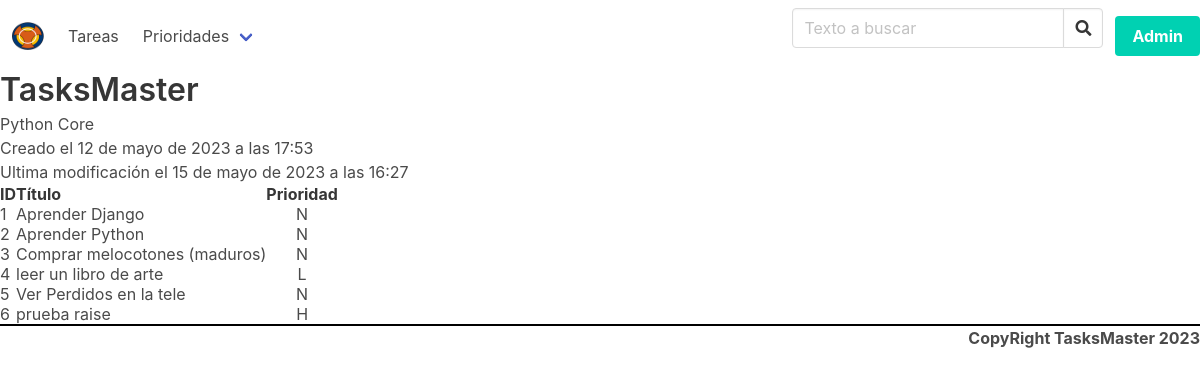
Screenshot of /temas/1/ with the database file from the repository.
### tasks/models.py (models this page shows, shortened)
class Subject(models.Model):
    class Meta:
        verbose_name = "Asignatura"
        verbose_name_plural = "Asignaturas"
    id = models.AutoField(primary_key=True)
    name = models.CharField(
        verbose_name="Nombre de la asignatura", max_length=120, unique=True
    )
    created = models.DateTimeField(auto_now_add=True)
    updated = models.DateTimeField(auto_now=True)

class Task(models.Model):
    class Meta:
        verbose_name = "Tarea"
        verbose_name_plural = "Tareas"
    title = models.CharField(
        "Título",
        max_length=250,
        unique=True,
    )
    subject = models.ForeignKey(
        Subject,
        verbose_name="Asignatura",
        on_delete=models.PROTECT,
        related_name="tasks",
        default=1,
    )
    due_date = models.DateField(
        "Dia de entrega",
        null=True,
        blank=True,
        default=None,
        validators=[fecha_en_futuro],
    )
    urgent = models.BooleanField(default=False)
    priority = models.CharField(
        "Prioridad", max_length=1, choices=PRIORITIES, default="N"
    )
    created = models.DateTimeField(auto_now_add=True)
    updated = models.DateTimeField(auto_now=True)

### tasks/views.py (the view)
# urls.py: path("temas/<int:pk>/", views.subject_detail),
def subject_detail(request, pk):
    subject = Subject.objects.get(pk=pk)
    return render(
        request,
        "tasks/subject_detail.html",
        {
            "tittle": f"Tema{subject.name}",
            "subject": subject,
        },
    )

### tasks/templates/tasks/subject_detail.html
{% extends 'tasks/base.html' %}
{% block content %}
<h2>{{subject.name }}</h2>
<p> Creado el {{ subject.created}}</p>
<p> Ultima modificación el  {{ subject.updated}}</p>
<table>
    <th>ID</th>
    <th>Título</th>
    <th>Prioridad</th>
{% for task in subject.tasks.all %}<tr>
    <td>{{task.id}}</td>
    <td align=justify>{{task.title}}</td>
    <td align=center>{{task.priority}}</td>
</tr>{% endfor %}
</table>
{% endblock content %}

### tasks/templates/tasks/base.html (shortened to what this page needs)
{%load static%}
<html>
    <head>
        <link rel="stylesheet"
              href="https://cdnjs.cloudflare.com/ajax/libs/font-awesome/5.9.0/css/all.min.css"
 />
        <link rel="stylesheet" href="{%static 'tasks/bulma.css'%}">
        <link rel="stylesheet" href="{%static 'tasks/custom.css'%}">
    </head>
    <body>
        {% include 'tasks/navbar.html'%}
        <h1 class="title">TasksMaster</h1>
        {% block  content %}
        {% endblock content %}
        <p id="trademark">CopyRight TasksMaster 2023</p>
    </body>
</html>

### tasks/templates/tasks/navbar.html (shortened to what this page needs)
{%load static%}
<nav class="navbar" role="navigation" aria-label="main navigation">
    <div class="navbar-brand">
      <a class="navbar-item" href="/">
        <img src="{%static 'tasks/img/logo-64x64.png'%}" width="32" height="32">
      </a>
    </div>
    <div id="navbarBasicExample" class="navbar-menu">
      <div class="navbar-start">
        <a class="navbar-item" href="/tareas/">
          Tareas
        </a>
        <div class="navbar-item has-dropdown is-hoverable">
          <a class="navbar-link">
            Prioridades
          </a>
        </div>
    </div>
      <div class="navbar-end">
        <div class="navbar-item">
            <form method="GET" action="/search/">
                <div class="field has-addons">
                    <div class="control">
                    <input  type="search" class="input"
                            placeholder="Texto a buscar"
                            name="query"
                            value="{{query}}">
                    </div>
                    <div class="control">
                        <button type="submit" class="input" name="ok" value="buscar">
                            <i class= "fas fa-search"></i>
                          </button>
                    </div>
                </div>
            </form>
        </div>
            <div class="buttons">
                <a class="button is-primary" href="/admin/">
              <strong>Admin</strong>
                </a>
            </div>
      </div>
</nav>

### tasks/static/tasks/custom.css (style rules this page uses)
#trademark { text-align: right; border-top: 2px solid black; font-weight: bolder; }

### rows the page displays
Subject: name "Python Core", created "12 de mayo de 2023 a las 17:53", updated "15 de mayo de 2023 a las 16:27"
Task: id "1", title "Aprender Django", priority "N"
Task: id "2", title "Aprender Python", priority "N"
Task: id "3", title "Comprar melocotones (maduros)", priority "N"
Task: id "4", title "leer un libro de arte", priority "L"
Task: id "5", title "Ver Perdidos en la tele", priority "N"
Task: id "6", title "prueba raise", priority "H"
